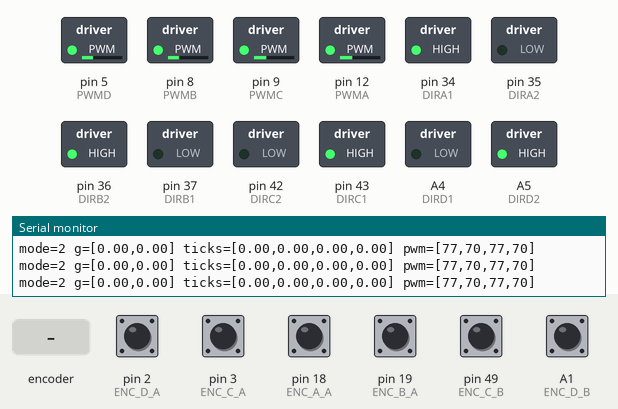
Simulated run of this sketch. Board: Arduino Mega 2560, built with avr-gcc and run on an emulated ATmega2560. On the bench: switched loads named in the sketch (green lamp = pin HIGH), the last lines printed to the serial monitor. The test bench sets the inputs (shaded band); at power-on: A1 (ENC_D_B), pin 2 (ENC_D_A), pin 3 (ENC_C_A), pin 18 (ENC_A_A), pin 19 (ENC_B_A), pin 49 (ENC_C_B) HIGH.

Above: at 17.7 s.
17.8 s: rotary encoder on pin 2 (ENC_D_A) / pin 31 (ENC_A_B) turned 1 step (first pin leading)
At 21.6 s:
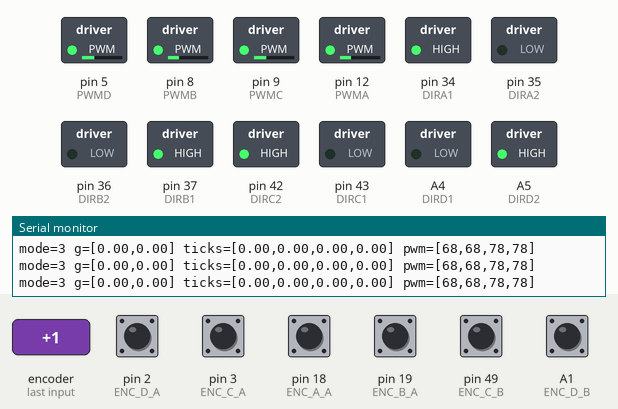
30.5 s: pin 3 (ENC_C_A) pulled LOW for 3.2 s
At 38.3 s:
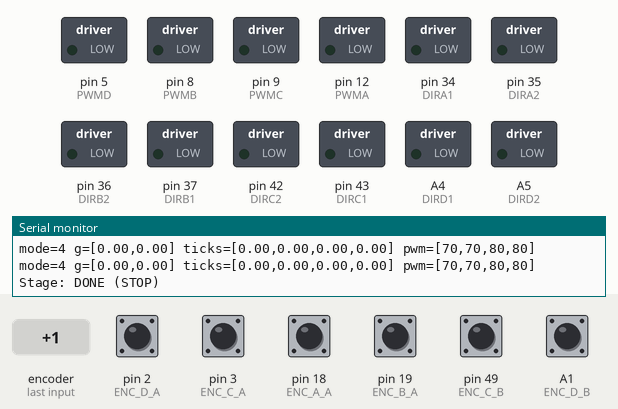
Timing chart, 0 to 39.8 s (numbered marks = the images above; inputs shaded):
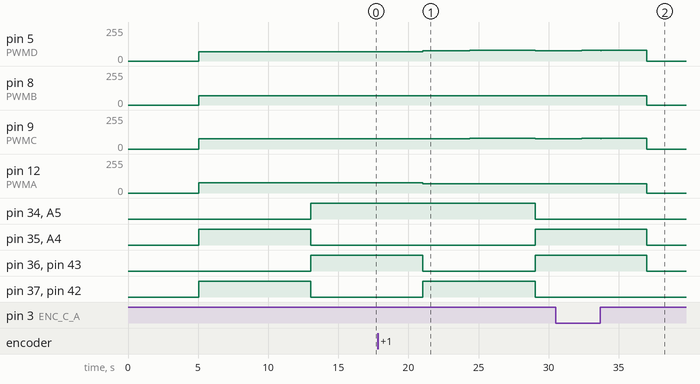

The sketch:

pid_selftest.ino
```cpp
#include <Arduino.h>

// =========================================================
// PID 自测文件（独立于 fall_down.ino）
// 功能：
// 1) F/B/L/R 四种动作都使用编码器 PID
// 2) 上电等待 5 秒后自动执行：前进/后退/左移/右移，各 5 秒
// 3) 完成后自动停车（不依赖串口命令）
// =========================================================

// -------------------- 电机引脚 --------------------
#define PWMA 12
#define DIRA1 34
#define DIRA2 35
#define PWMB 8
#define DIRB1 37
#define DIRB2 36
#define PWMC 9
#define DIRC1 43
#define DIRC2 42
#define PWMD 5
#define DIRD1 A4
#define DIRD2 A5

// -------------------- 编码器引脚 --------------------
// TODO: 以下引脚必须与你实际接线一致
#define ENC_A_A 18
#define ENC_A_B 31
#define ENC_B_A 19
#define ENC_B_B 38
#define ENC_C_A 3
#define ENC_C_B 49
#define ENC_D_A 2
#define ENC_D_B A1

// TODO: 编码器方向极性（前进时计数应为正，不对就改成 -1）
const int ENC_SIGN_A = 1;
const int ENC_SIGN_B = 1;
const int ENC_SIGN_C = 1;
const int ENC_SIGN_D = 1;

// -------------------- PID 参数 --------------------
const unsigned long PID_INTERVAL_MS = 40UL;
const unsigned long TEST_DURATION_MS = 8000UL;  // 8 秒
const unsigned long STARTUP_WAIT_MS = 5000UL;   // 上电等待 5 秒
const int PWM_MIN = 0;
const int PWM_MAX = 255;
const int BASE_PWM = 60;  // 按你的要求：target pwm = 50

// TODO: 前后(F/B) PID 参数
const float KP_FB = 0.9f;
const float KI_FB = 0.03f;
const float KD_FB = 0.00f;
// TODO: 左右平移(L/R) PID 参数（独立于前后）
const float KP_LR = 0.9f;
const float KI_LR = 0.03f;
const float KD_LR = 0.00f;
const float INTEGRAL_MAX = 120.0f;
const int OUTPUT_MAX = 30;
// PID 总开关：true=启用 PID，false=关闭 PID（仅 BASE_PWM + 静态补偿）
const bool USE_PID_CONTROL = true;

// TODO: 目标速度（每个 PID 周期的编码器脉冲数）
const float TARGET_TICKS_FORWARD = 10.0f;
const float TARGET_TICKS_BACKWARD = 10.0f;
const float TARGET_TICKS_LEFT = 9.0f;
const float TARGET_TICKS_RIGHT = 9.0f;

// -------------------- 静态补偿（解决固定偏航/偏移） --------------------
// TODO: 直走偏左/偏右时调这个（单位 PWM）
// TODO: 车“直走偏左”通常需要让左组更快或右组更慢：先把 FORWARD_GROUP1_TRIM_PWM 往 + 调
const int FORWARD_GROUP1_TRIM_PWM = 7;   // 组1(A+C)
const int FORWARD_GROUP2_TRIM_PWM = 0;   // 组2(B+D)

// TODO: 左平移若“向左后偏”，先增大 后轮组
// TODO: 若出现向前偏，则回调 FRONT 或增加 REAR
const int LEFT_STRAFE_FRONT_TRIM_PWM = 0;   // 左平移时前轮组(A+B)
const int LEFT_STRAFE_REAR_TRIM_PWM = 10;     // 左平移时后轮组(C+D)
const int RIGHT_STRAFE_FRONT_TRIM_PWM = 0;  // 右平移时前轮组(A+B)
const int RIGHT_STRAFE_REAR_TRIM_PWM = 10;    // 右平移时后轮组(C+D)

enum RunMode {
  MODE_STOP = 0,
  MODE_FORWARD,
  MODE_BACKWARD,
  MODE_LEFT,
  MODE_RIGHT
};

enum AutoStage {
  STAGE_WAIT = 0,
  STAGE_FORWARD,
  STAGE_BACKWARD,
  STAGE_LEFT,
  STAGE_RIGHT,
  STAGE_DONE
};

struct Pid {
  float kp;
  float ki;
  float kd;
  float integral;
  float lastError;
  float integralMax;
};

// 两组 PID：避免四轮各自独立互相“打架”导致转圈
Pid pidGroup1 = {KP_FB, KI_FB, KD_FB, 0.0f, 0.0f, INTEGRAL_MAX};
Pid pidGroup2 = {KP_FB, KI_FB, KD_FB, 0.0f, 0.0f, INTEGRAL_MAX};

volatile long encA = 0;
volatile long encB = 0;
volatile long encC = 0;
volatile long encD = 0;

long lastA = 0;
long lastB = 0;
long lastC = 0;
long lastD = 0;

unsigned long lastPidMs = 0;
unsigned long modeStartMs = 0;
unsigned long startupMs = 0;
RunMode mode = MODE_STOP;
AutoStage stage = STAGE_WAIT;

int clampPwm(int x) { return constrain(x, PWM_MIN, PWM_MAX); }

void motorA(int dir, int pwm) {
  int p = clampPwm(pwm);
  if (dir > 0) { digitalWrite(DIRA1, LOW);  digitalWrite(DIRA2, HIGH); }
  else if (dir < 0) { digitalWrite(DIRA1, HIGH); digitalWrite(DIRA2, LOW); }
  else { digitalWrite(DIRA1, LOW); digitalWrite(DIRA2, LOW); p = 0; }
  analogWrite(PWMA, p);
}
void motorB(int dir, int pwm) {
  int p = clampPwm(pwm);
  if (dir > 0) { digitalWrite(DIRB1, LOW);  digitalWrite(DIRB2, HIGH); }
  else if (dir < 0) { digitalWrite(DIRB1, HIGH); digitalWrite(DIRB2, LOW); }
  else { digitalWrite(DIRB1, LOW); digitalWrite(DIRB2, LOW); p = 0; }
  analogWrite(PWMB, p);
}
void motorC(int dir, int pwm) {
  int p = clampPwm(pwm);
  if (dir > 0) { digitalWrite(DIRC1, LOW);  digitalWrite(DIRC2, HIGH); }
  else if (dir < 0) { digitalWrite(DIRC1, HIGH); digitalWrite(DIRC2, LOW); }
  else { digitalWrite(DIRC1, LOW); digitalWrite(DIRC2, LOW); p = 0; }
  analogWrite(PWMC, p);
}
void motorD(int dir, int pwm) {
  int p = clampPwm(pwm);
  if (dir > 0) { digitalWrite(DIRD1, LOW);  digitalWrite(DIRD2, HIGH); }
  else if (dir < 0) { digitalWrite(DIRD1, HIGH); digitalWrite(DIRD2, LOW); }
  else { digitalWrite(DIRD1, LOW); digitalWrite(DIRD2, LOW); p = 0; }
  analogWrite(PWMD, p);
}

void stopAll() {
  motorA(0, 0); motorB(0, 0); motorC(0, 0); motorD(0, 0);
}

void resetPid(Pid* p) {
  if (!p) return;
  p->integral = 0.0f;
  p->lastError = 0.0f;
}

float pidStep(Pid* p, float target, float measured, float dt) {
  float e = target - measured;
  p->integral += e * dt;
  p->integral = constrain(p->integral, -p->integralMax, p->integralMax);
  float d = (dt > 1e-6f) ? (e - p->lastError) / dt : 0.0f;
  p->lastError = e;
  float out = p->kp * e + p->ki * p->integral + p->kd * d;
  return constrain(out, (float)-OUTPUT_MAX, (float)OUTPUT_MAX);
}

void isrA() { encA += (digitalRead(ENC_A_A) == digitalRead(ENC_A_B)) ? 1 : -1; }
void isrB() { encB += (digitalRead(ENC_B_A) == digitalRead(ENC_B_B)) ? 1 : -1; }
void isrC() { encC += (digitalRead(ENC_C_A) == digitalRead(ENC_C_B)) ? 1 : -1; }
void isrD() { encD += (digitalRead(ENC_D_A) == digitalRead(ENC_D_B)) ? 1 : -1; }

void resetSpeedLoop() {
  resetPid(&pidGroup1); resetPid(&pidGroup2);
  noInterrupts();
  lastA = encA; lastB = encB; lastC = encC; lastD = encD;
  interrupts();
  lastPidMs = millis();
}

void setMode(RunMode m) {
  mode = m;
  modeStartMs = millis();
  resetSpeedLoop();
  if (mode == MODE_STOP) stopAll();
}

float targetTicksByMode() {
  if (mode == MODE_FORWARD) return TARGET_TICKS_FORWARD;
  if (mode == MODE_BACKWARD) return TARGET_TICKS_BACKWARD;
  if (mode == MODE_LEFT) return TARGET_TICKS_LEFT;
  if (mode == MODE_RIGHT) return TARGET_TICKS_RIGHT;
  return 0.0f;
}

void modeDirections(int& dirA, int& dirB, int& dirC, int& dirD) {
  if (mode == MODE_FORWARD) {
    // 与你的原工程一致：A/C 正向，B/D 反向
    dirA = +1; dirB = -1; dirC = +1; dirD = -1;
  } else if (mode == MODE_BACKWARD) {
    // 与你的原工程 moveBackward 一致
    dirA = -1; dirB = +1; dirC = -1; dirD = +1;
  } else if (mode == MODE_LEFT) {
    // 与你的原工程 moveLeft 一致
    dirA = -1; dirB = -1; dirC = +1; dirD = +1;
  } else if (mode == MODE_RIGHT) {
    // 与你的原工程 moveRight 一致
    dirA = +1; dirB = +1; dirC = -1; dirD = -1;
  } else {
    dirA = 0; dirB = 0; dirC = 0; dirD = 0;
  }
}

void updatePidDrive() {
  if (mode == MODE_STOP) return;
  unsigned long now = millis();
  if (now - lastPidMs < PID_INTERVAL_MS) return;
  float dt = (now - lastPidMs) / 1000.0f;
  lastPidMs = now;

  long a, b, c, d;
  noInterrupts();
  a = encA; b = encB; c = encC; d = encD;
  interrupts();

  long da = a - lastA; lastA = a;
  long db = b - lastB; lastB = b;
  long dc = c - lastC; lastC = c;
  long dd = d - lastD; lastD = d;

  // 用绝对脉冲作为“速度”反馈，避免方向符号配置错误导致打圈
  float ta = (float)abs(da * ENC_SIGN_A);
  float tb = (float)abs(db * ENC_SIGN_B);
  float tc = (float)abs(dc * ENC_SIGN_C);
  float td = (float)abs(dd * ENC_SIGN_D);

  float target = targetTicksByMode();
  int dirA, dirB, dirC, dirD;
  modeDirections(dirA, dirB, dirC, dirD);

  // 前后与左右使用两套独立 PID 系数
  if (mode == MODE_FORWARD || mode == MODE_BACKWARD) {
    pidGroup1.kp = KP_FB; pidGroup1.ki = KI_FB; pidGroup1.kd = KD_FB;
    pidGroup2.kp = KP_FB; pidGroup2.ki = KI_FB; pidGroup2.kd = KD_FB;
  } else {
    pidGroup1.kp = KP_LR; pidGroup1.ki = KI_LR; pidGroup1.kd = KD_LR;
    pidGroup2.kp = KP_LR; pidGroup2.ki = KI_LR; pidGroup2.kd = KD_LR;
  }

  // 根据动作分组做 PID：
  // F/B：组1=A+C，组2=B+D
  // L/R：组1=A+B，组2=C+D
  float group1Ticks = 0.0f;
  float group2Ticks = 0.0f;
  if (mode == MODE_FORWARD || mode == MODE_BACKWARD) {
    group1Ticks = (ta + tc) * 0.5f;
    group2Ticks = (tb + td) * 0.5f;
  } else {
    group1Ticks = (ta + tb) * 0.5f;
    group2Ticks = (tc + td) * 0.5f;
  }

  // ---------------- PID 修正核心 ----------------
  // out1/out2 是两组轮子的动态修正量：
  // - USE_PID_CONTROL=true  : 使用 PID 实时纠偏
  // - USE_PID_CONTROL=false : 不使用 PID（修正量=0），便于对比效果
  float out1 = 0.0f;
  float out2 = 0.0f;
  if (USE_PID_CONTROL) {
    out1 = pidStep(&pidGroup1, target, group1Ticks, dt);
    out2 = pidStep(&pidGroup2, target, group2Ticks, dt);
  }

  int pwmA = BASE_PWM;
  int pwmB = BASE_PWM;
  int pwmC = BASE_PWM;
  int pwmD = BASE_PWM;
  if (mode == MODE_FORWARD || mode == MODE_BACKWARD) {
    // 有 PID：BASE_PWM + outX + trim
    // 无 PID：BASE_PWM + trim
    pwmA += (int)out1;
    pwmC += (int)out1;
    pwmB += (int)out2;
    pwmD += (int)out2;

    // 直走静态偏航补偿（优先于机械误差）
    pwmA += FORWARD_GROUP1_TRIM_PWM;
    pwmC += FORWARD_GROUP1_TRIM_PWM;
    pwmB += FORWARD_GROUP2_TRIM_PWM;
    pwmD += FORWARD_GROUP2_TRIM_PWM;
  } else {
    // 有 PID：BASE_PWM + outX + trim
    // 无 PID：BASE_PWM + trim
    pwmA += (int)out1;
    pwmB += (int)out1;
    pwmC += (int)out2;
    pwmD += (int)out2;

    // 平移前后偏移补偿：左/右平移分开调，便于分别修正“左后偏/右后偏”
    if (mode == MODE_LEFT) {
      pwmA += LEFT_STRAFE_FRONT_TRIM_PWM;
      pwmB += LEFT_STRAFE_FRONT_TRIM_PWM;
      pwmC += LEFT_STRAFE_REAR_TRIM_PWM;
      pwmD += LEFT_STRAFE_REAR_TRIM_PWM;
    } else {
      pwmA += RIGHT_STRAFE_FRONT_TRIM_PWM;
      pwmB += RIGHT_STRAFE_FRONT_TRIM_PWM;
      pwmC += RIGHT_STRAFE_REAR_TRIM_PWM;
      pwmD += RIGHT_STRAFE_REAR_TRIM_PWM;
    }
  }

  motorA(dirA, pwmA);
  motorB(dirB, pwmB);
  motorC(dirC, pwmC);
  motorD(dirD, pwmD);

  static unsigned long lastPrint = 0;
  if (now - lastPrint >= 200) {
    lastPrint = now;
    Serial.print("mode=");
    Serial.print((int)mode);
    Serial.print(" g=[");
    Serial.print(group1Ticks);
    Serial.print(",");
    Serial.print(group2Ticks);
    Serial.print("]");
    Serial.print(" ticks=[");
    Serial.print(ta); Serial.print(",");
    Serial.print(tb); Serial.print(",");
    Serial.print(tc); Serial.print(",");
    Serial.print(td); Serial.print("] pwm=[");
    Serial.print(pwmA); Serial.print(",");
    Serial.print(pwmB); Serial.print(",");
    Serial.print(pwmC); Serial.print(",");
    Serial.print(pwmD); Serial.println("]");
  }
}

void setup() {
  Serial.begin(115200);

  pinMode(PWMA, OUTPUT); pinMode(DIRA1, OUTPUT); pinMode(DIRA2, OUTPUT);
  pinMode(PWMB, OUTPUT); pinMode(DIRB1, OUTPUT); pinMode(DIRB2, OUTPUT);
  pinMode(PWMC, OUTPUT); pinMode(DIRC1, OUTPUT); pinMode(DIRC2, OUTPUT);
  pinMode(PWMD, OUTPUT); pinMode(DIRD1, OUTPUT); pinMode(DIRD2, OUTPUT);

  pinMode(ENC_A_A, INPUT_PULLUP); pinMode(ENC_A_B, INPUT_PULLUP);
  pinMode(ENC_B_A, INPUT_PULLUP); pinMode(ENC_B_B, INPUT_PULLUP);
  pinMode(ENC_C_A, INPUT_PULLUP); pinMode(ENC_C_B, INPUT_PULLUP);
  pinMode(ENC_D_A, INPUT_PULLUP); pinMode(ENC_D_B, INPUT_PULLUP);

  // TODO: 确认这 4 个 A 相引脚都支持外部中断（Mega 常见为 2/3/18/19/20/21）
  attachInterrupt(digitalPinToInterrupt(ENC_A_A), isrA, CHANGE);
  attachInterrupt(digitalPinToInterrupt(ENC_B_A), isrB, CHANGE);
  attachInterrupt(digitalPinToInterrupt(ENC_C_A), isrC, CHANGE);
  attachInterrupt(digitalPinToInterrupt(ENC_D_A), isrD, CHANGE);

  stopAll();
  setMode(MODE_STOP);
  startupMs = millis();
  stage = STAGE_WAIT;

  Serial.println("PID selftest ready.");
  Serial.println("Auto sequence: wait 5s -> F 5s -> B 5s -> L 5s -> R 5s -> STOP");
}

void loop() {
  updatePidDrive();

  unsigned long now = millis();

  if (stage == STAGE_WAIT) {
    if (now - startupMs >= STARTUP_WAIT_MS) {
      setMode(MODE_FORWARD);
      stage = STAGE_FORWARD;
      Serial.println("Stage: FORWARD");
    }
    return;
  }

  if (stage == STAGE_DONE) {
    return;
  }

  if (mode != MODE_STOP && now - modeStartMs >= TEST_DURATION_MS) {
    if (stage == STAGE_FORWARD) {
      setMode(MODE_BACKWARD);
      stage = STAGE_BACKWARD;
      Serial.println("Stage: BACKWARD");
    } else if (stage == STAGE_BACKWARD) {
      setMode(MODE_LEFT);
      stage = STAGE_LEFT;
      Serial.println("Stage: LEFT");
    } else if (stage == STAGE_LEFT) {
      setMode(MODE_RIGHT);
      stage = STAGE_RIGHT;
      Serial.println("Stage: RIGHT");
    } else if (stage == STAGE_RIGHT) {
      setMode(MODE_STOP);
      stage = STAGE_DONE;
      Serial.println("Stage: DONE (STOP)");
    }
  }
}
```
